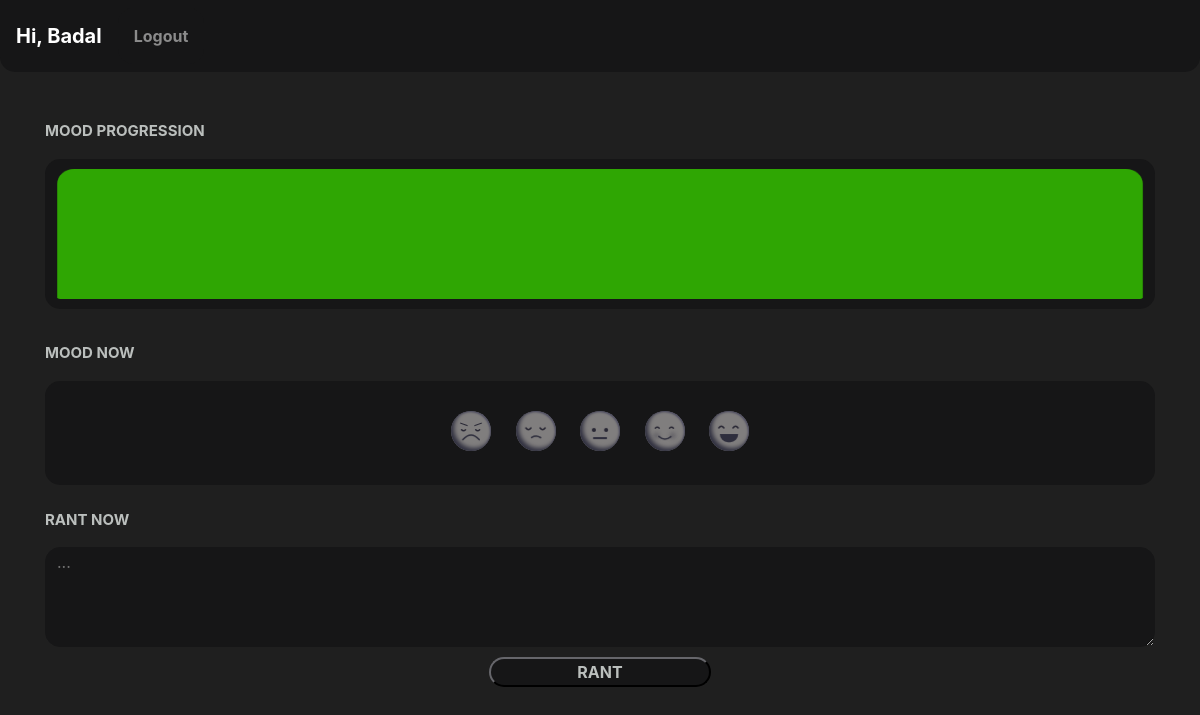
The app's page / (signed in), older data.
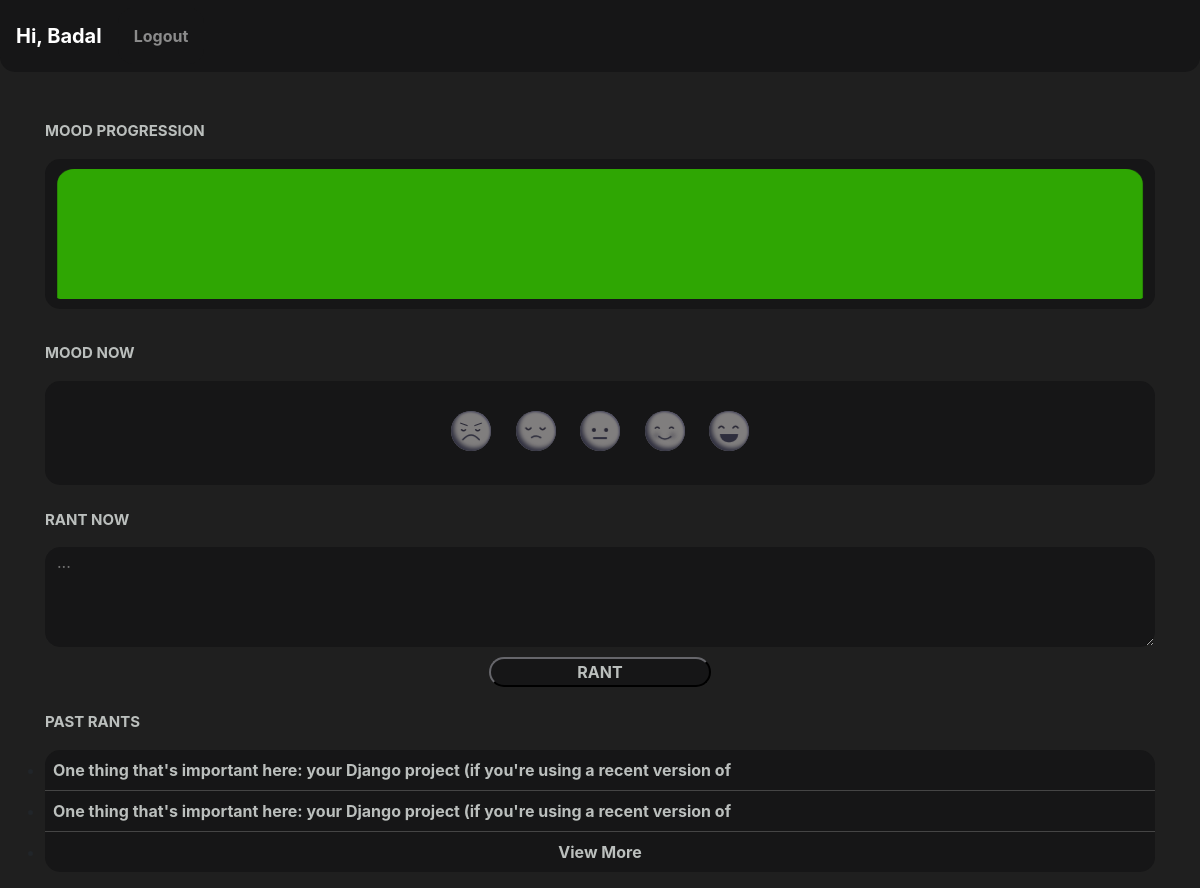
The same page, newer data.
### mood/models.py (models this page shows)
class Rant(models.Model):
    description = models.TextField(null=True, blank=True)
    created_at = models.DateField()
    user = models.ForeignKey(User, on_delete=models.CASCADE, null=True, blank=True)

### mood/views.py (the view)
# urls.py: 2. Add a URL to urlpatterns:  path('', views.home, name='home')
def home(request):
    user = request.user
    try:
        rants = Rant.objects.filter(user = user).order_by('-pk')[:3]
        return render(request, 'home.html',{'rants':rants})
    except Exception:
        return render(request, 'home.html')

### templates/home.html (shortened to what this page needs)
{% extends 'base.html' %}
{% load static %}
{% block content %}
{% if user.is_authenticated %}
<br>
<br>
<div style="height: 150px;">
    <p style ="font-size:15px; text-align:left; color:#bbbfbd; font-weight: bold;">MOOD PROGRESSION</p>
    <canvas id="myChartBar" style="background-color: #161617; border-radius: 15px; padding: 10px;"></canvas>
</div>
<script>
$(document).ready(function() {
      $.ajax({
          url: '/chart/',
          type: 'GET',
          dataType: 'json',
          success: function(data) {
            drawBarGraph(data, 'myChartBar');
          }
      });
  });
function drawBarGraph(data, id) {
    var labels = data.labels;
    var chartLabel = data.labels;
    var chartdata = data.data;
    var ctx = document.getElementById(id).getContext('2d');
    var ict_unit = [];
    var efficiency = [];
    var coloR = [];
   for (var i in chartdata) {
      var co = "#343a40";
      if (chartdata[i] == -2){
        co = "#fa452d";
      } else if (chartdata[i] == -1){
            co = "#eda487";
      } else if (chartdata[i] == 1){
          co = "#018c70";
      } else if (chartdata[i] == 2){
          co = "#91d13d";
      } else if (chartdata[i] == 3){
          co = "#2fa603";
      }
      coloR.push(co);
   }
    var myChart = new Chart(ctx, {
      type: 'bar',
      data: {
        labels: labels,
        datasets: [{
          label: chartLabel,
          data: chartdata,
          backgroundColor: coloR,
          borderColor: '343A40',
          borderRadius: 17,
          borderWidth: 0,
          barPercentage: 1.245,
        }]
      },
      options: {
        responsive: true,
        maintainAspectRatio: false,
        layout: {
            padding: 0
        },
        scales: {
            x: {
                display: false,
            },
            y: {
                display: false,
            }
        },
        plugins: {
            tooltip: {
                enabled: false // <-- this option disables tooltips
            },
           legend: {
                display: false //This will do the task
            }
        }
    }
    });
  }
</script>
<br>
<br>
<br>
<p style ="font-size:15px; text-align:left; color:#bbbfbd; font-weight: bold;">MOOD NOW</p>
<div class ="feedback_outer">
<div class="feedback" id = "feedback">
    <label class="angry">
        <input type="radio" value="1" name="feedback" onclick="submit_rating(1)" />
        <div>
            <svg class="eye left">
                <use xlink:href="#eye">
            </svg>
            <svg class="eye right">
                <use xlink:href="#eye">
            </svg>
            <svg class="mouth">
                <use xlink:href="#mouth">
            </svg>
        </div>
    </label>
    <label class="sad">
        <input type="radio" value="2" name="feedback" onclick="submit_rating(2)" />
        <div>
            <svg class="eye left">
                <use xlink:href="#eye">
            </svg>
            <svg class="eye right">
                <use xlink:href="#eye">
            </svg>
            <svg class="mouth">
                <use xlink:href="#mouth">
            </svg>
        </div>
    </label>
    <label class="ok">
        <input type="radio" value="3" name="feedback" onclick="submit_rating(3)" />
        <div></div>
    </label>
    <label class="good">
        <input type="radio" value="4" name="feedback" onclick="submit_rating(4)"  />
        <div>
            <svg class="eye left">
                <use xlink:href="#eye">
            </svg>
            <svg class="eye right">
                <use xlink:href="#eye">
            </svg>
            <svg class="mouth">
                <use xlink:href="#mouth">
            </svg>
        </div>
    </label>
    <label class="happy">
        <input type="radio" value="5" name="feedback" onclick="submit_rating(5)" />
        <div>
            <svg class="eye left">
                <use xlink:href="#eye">
            </svg>
            <svg class="eye right">
                <use xlink:href="#eye">
            </svg>
        </div>
    </label>
</div>
</div>
<br>
<p style ="font-size:15px; text-align:left; color:#bbbfbd; font-weight: bold;">RANT NOW</p>
<form class="text-center" method = "POST" action="{% url 'add-rant' %}">
    <div class="searchbox-wrap">
        <textarea id="rant" name="rant" placeholder="  ..." width="100%" required></textarea>
    </div>
    <button style ="margin-top: 10px; background-color: #161617; font-weight: bold; border-color: #161617; border-radius: 15px; width: 20%; color:#bbbfbd">RANT</button>
</form>
{% if rants %}
<br>
<p style ="font-size:15px; text-align:left; color:#bbbfbd; font-weight: bold;">PAST RANTS</p>
<ul >
{% for rant in rants %}
<li>
    <a href="rant/{{rant.id}}">{{rant.description|slice:"0:89"}}</a>
</li>
{% endfor %}
<li style="text-align: center;">
    <a href="rant/">View More</a>
</li>
</ul>
{% endif %}
  {% endif %}
{% endblock %}

### templates/base.html (shortened to what this page needs)
<!doctype html>
<html lang="en">
<head>
{% load static %}
  <link rel="stylesheet" href="https://maxcdn.bootstrapcdn.com/bootstrap/4.0.0/css/bootstrap.min.css">
  <link rel="stylesheet" href="https://cdn.jsdelivr.net/npm/bootstrap@4.0.0/dist/css/bootstrap.min.css">
</head>
<body style="background-color: 	#1f1f1f;">
  <header>
{% if user.is_authenticated %}
    <nav class="navbar navbar-expand-lg navbar-dark " style="background-color:#161617; border-bottom-left-radius: 15px; border-bottom-right-radius: 15px;">
      <a class="navbar-brand" href="/">Hi, {{user.username|title}}</a>
      <div class="collapse navbar-collapse" id="navbarNavDropdown">
        <ul class="navbar-nav">
          <li class="nav-item">
            <a class="nav-link" href={% url 'logout' %}>Logout</a>
          </li>
        </ul>
      </div>
    </nav>
  {% endif %}
  </header>
  <div class="container">
      {% block content %}
      {% endblock %}
  </div>
</body>
</html>

### templates/home.html (style rules this page uses)
a:link { color: #bbbfbd; background-color: transparent; font-weight: bold; }
ul { padding: 0; background-color: #161617; border-radius: 15px; }
li { align-items: center; padding: 8px 8px 8px 8px; box-sizing: border-box; }
li + li { border-top: 1px solid rgba(255,255,255,0.2); }
textarea { height: 100%; width: 100%; -webkit-box-sizing: border-box; -moz-box-sizing: border-box; box-sizing: border-box; background-color: #161617; border-color: #161617; border-radius: 15px; color:#bbbfbd }
.searchbox-wrap { height: 100px; display: flex; align-items: center; justify-content: center; }
.feedback_outer { display: flex; justify-content: center; background-color: #161617; border-radius: 15px; padding: 30px 0 20px 0; }
html { box-sizing: border-box; -webkit-font-smoothing: antialiased; }

Row changes from the older to the newer data that the page shows:
added Rant: description "One thing that's important here: your Django project (if you're using a recent version of"
added Rant: description "One thing that's important here: your Django project (if you're using a recent version of"
Text that changed along with them:
text now shown: "PAST RANTS View More"
